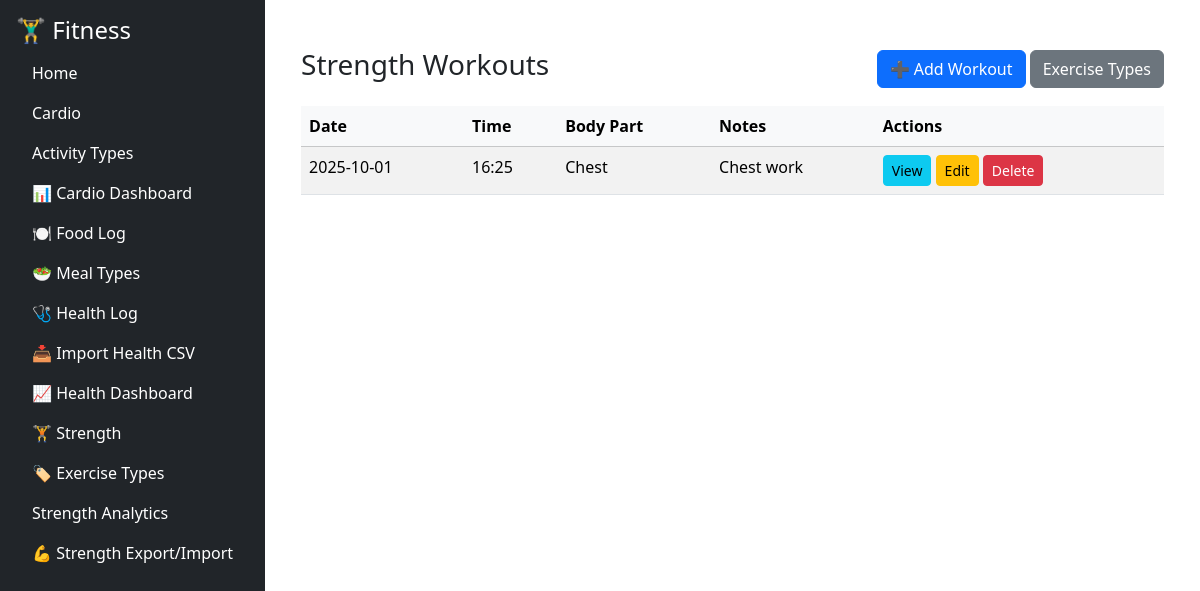
The app's page /strength/strength, older data.
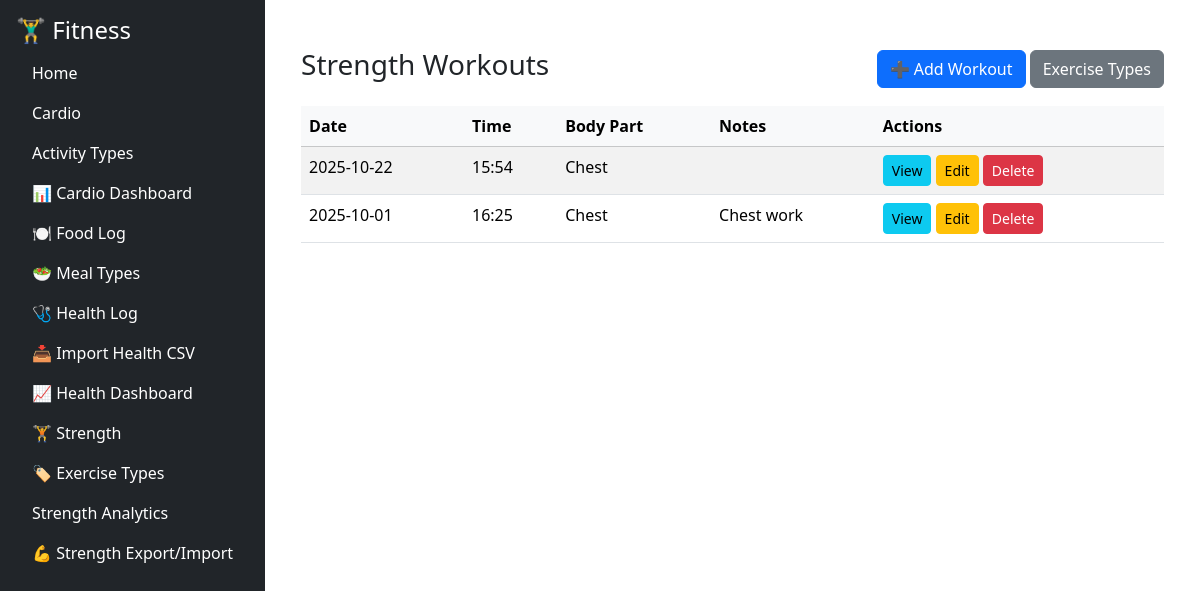
The same page, newer data.
### tables this page shows
CREATE TABLE workouts (
        id INTEGER PRIMARY KEY AUTOINCREMENT,
        date TEXT NOT NULL,
        time TEXT,
        body_part TEXT,
        notes TEXT
    );

### fitness/strength/routes/strength_routes.py (the view)
@strength_bp.route('/strength')
def strength_list():
    conn = get_connection()
    rows = conn.execute("SELECT * FROM workouts ORDER BY date DESC, time DESC").fetchall()
    conn.close()
    return render_template('strength_list.html', workouts=rows)

### fitness/db/db.py (called while the page is built)
def get_connection():
    conn = sqlite3.connect(DB_PATH)
    conn.row_factory = sqlite3.Row
    return conn

### fitness/strength/templates/strength_list.html
{% extends "base.html" %}
{% block content %}
<div class="container mt-4">
  <div class="d-flex justify-content-between align-items-center mb-3">
    <h3>Strength Workouts</h3>
    <div>
      <a href="{{ url_for('strength_bp.strength_add') }}" class="btn btn-primary">➕ Add Workout</a>
      <a href="{{ url_for('strength_bp.exercise_types') }}" class="btn btn-secondary">Exercise Types</a>
    </div>
  </div>
  {% if workouts %}
  <table class="table table-striped">
    <thead class="table-light">
      <tr>
         <th class="sortable">Date</th>
         <th class="sortable">Time</th>
         <th class="sortable">Body Part</th>
        <th>Notes</th>
        <th>Actions</th>
      </tr>
    </thead>
    <tbody>
      {% for w in workouts %}
      <tr>
        <td>{{ w['date'] }}</td>
        <td>{{ w['time'] or '' }}</td>
        <td>{{ w['body_part'] or '' }}</td>
        <td>{{ w['notes'] or '' }}</td>
        <td>
          <a href="{{ url_for('strength_bp.strength_view', id=w['id']) }}" class="btn btn-sm btn-info">View</a>
          <a href="{{ url_for('strength_bp.strength_edit', id=w['id']) }}" class="btn btn-sm btn-warning">Edit</a>
          <a href="{{ url_for('strength_bp.strength_delete', id=w['id']) }}" class="btn btn-sm btn-danger"
             onclick="return confirm('Delete this workout?')">Delete</a>
        </td>
      </tr>
      {% endfor %}
    </tbody>
  </table>
  {% else %}
  <p class="text-muted">No strength workouts yet.</p>
  {% endif %}
</div>
{% endblock %}

Row changes from the older to the newer data that the page shows:
added workouts: date "2025-10-22", time "15:54", body_part "Chest"
